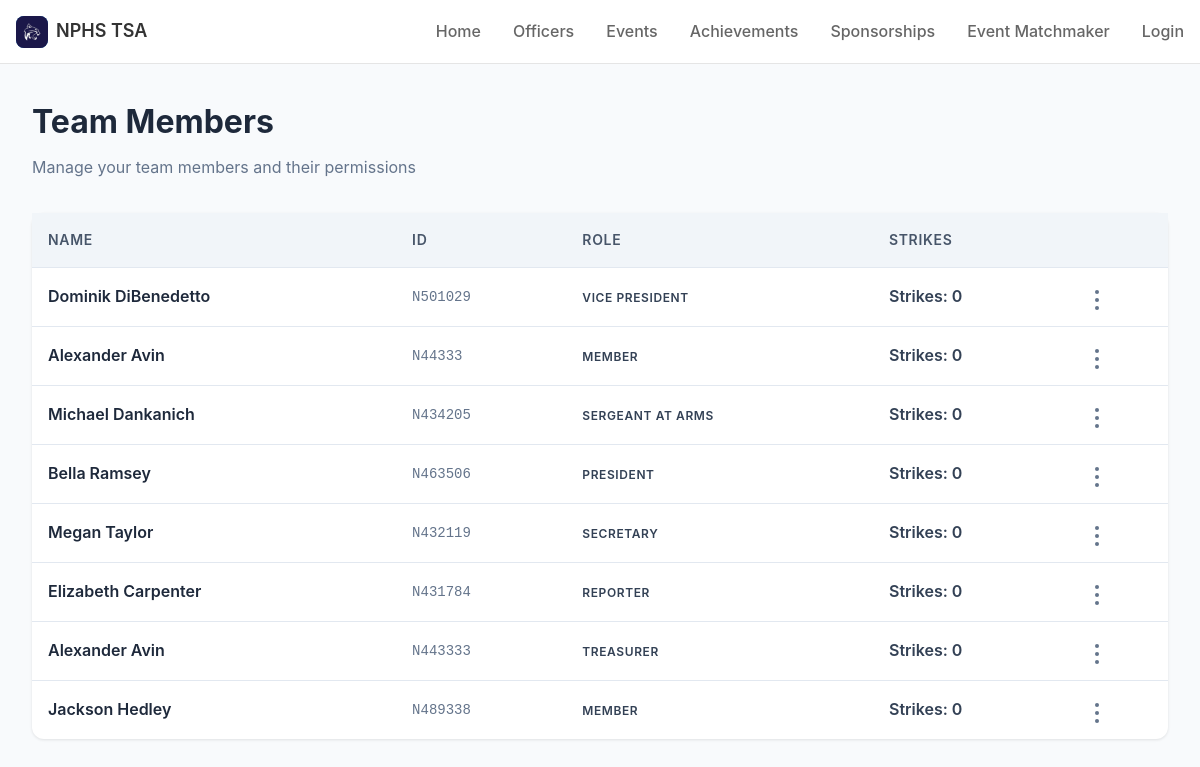
The page /members/ on the database its author committed.
### authentication/models.py (models this page shows)
class Member(AbstractUser):
    name = models.CharField(max_length=100)
    username = models.CharField(max_length=7, unique=True) # nNumber
    role = models.CharField(max_length=20, default="Member")
    strikes = models.IntegerField(default=0)
    email = models.EmailField(unique=True)
    def __str__(self):
        return self.username

### members/views.py (the view)
# urls.py: path("", views.members_view, name="members"),
def members_view(request):
    members = Member.objects.all()
    print(members)
    for member in members:
        print(member.first_name)
        print(member.last_name)
        print(member.name)
    return render(request, "members.html", {"members": members})

### coresite/templatetags/mycomponents.py (called while the page is built)
@register.inclusion_tag('components/navbar.html', takes_context=True)
def navbar(context, active_navbar_link, active_sidebar_link):
    user = context['request'].user
    return {
        'user': user,
        'is_authenticated': user.is_authenticated,
        'active_navbar_link': active_navbar_link,
        'active_sidebar_link': active_sidebar_link
    }

### members/templates/members.html (shortened to what this page needs)
<!DOCTYPE html>
<html lang="en">
    <head>
        {% load static %}
        <link rel="stylesheet" href="{% static 'css/styles.css' %}" />
        <link rel="stylesheet" href="{% static 'css/members.css' %}" />
    </head>
    <body>
        {% load mycomponents %}
        {% navbar "none" "Members" %}
        <div class="container">
            <div class="header">
                <h1>Team Members</h1>
                <p>Manage your team members and their permissions</p>
            </div>
            <div class="members-table">
                <table>
                    <thead>
                        <tr>
                            <th>Name</th>
                            <th>ID</th>
                            <th>Role</th>
                            <th>Strikes</th>
                            <th></th>
                        </tr>
                    </thead>
                    <tbody id="membersTableBody">
                        {% for member in members %}
                        <tr>
                            <td class="member-name">{{ member.name }}</td>
                            <td class="member-id">{{ member.username }}</td>
                            <td>
                                <span class="role-badge role-${member.role}">{{ member.role }}</span>
                            </td>
                            <td>
                                <span class="strikes ${getStrikesClass(member.strikes)}">Strikes: 0</span>
                            </td>
                            <td>
                                <div class="menu-container">
                                    <button
                                        class="menu-button"
                                        onclick="toggleMenu({{ forloop.counter }})"
                                    >
                                        <span class="menu-dots"></span>
                                    </button>
                                </div>
                            </td>
                        </tr>
                        {% endfor %}
                    </tbody>
                </table>
            </div>
        </div>
    </body>
</html>

### static/css/styles.css (style rules this page uses)
:root { --tsa-navy-blue: #005DAB; --tsa-dark-navy-blue: #012D53; --tsa-dark-red: #893B47; --tsa-red: #DB2B1E; --background: #ffffff; --foreground: #012D53; --card: #ffffff; --card-foreground: #0f172a; --primary: #012D53; --primary-foreground: #ffffff; --secondary: #f1f5f9; --secondary-foreground: #0f172a; --muted: #f1f5f9; --muted-foreground: #45638d; --accent: #f1f5f9; --accent-foreground: #0f172a; --destructive: #ef4444; --destructive-foreground: #ffffff; --border: #2d4b6563; --input: #e2e8f0; --ring: var(); --ring: var(--tsa-navy-blue); --shadow-sm: 0 1px 2px 0 rgba(0, 0, 0, 0.05); --shadow: 0 1px 3px 0 rgba(0, 0, 0, 0.1), 0 1px 2px 0 rgba(0, 0, 0, 0.06); --shadow-md: 0 4px 6px -1px rgba(0, 0, 0, 0.1), 0 2px 4px -1px rgba(0, 0, 0, 0.06); --shadow-lg: 0 10px 15px -3px rgba(0, 0, 0, 0.1), 0 4px 6px -2px rgba(0, 0, 0, 0.05); --radius: 8px; }
* { margin: 0; padding: 0; box-sizing: border-box; }
body { font-family: "Inter", -apple-system, BlinkMacSystemFont, "Segoe UI", Roboto, Oxygen, Ubuntu, Cantarell, "Open Sans", "Helvetica Neue", sans-serif; color: var(--foreground); background: #eee; min-height: 100vh; max-height: fit-content; line-height: 1.5; }
.container { margin: 64px auto 0; }

### static/css/members.css (style rules this page uses)
* { margin: 0; padding: 0; box-sizing: border-box; }
body { font-family: -apple-system, BlinkMacSystemFont, 'Segoe UI', Roboto, sans-serif; background-color: #f8fafc; color: #334155; line-height: 1.6; }
.container { max-width: 1200px; padding: 2rem; }
.header { margin-bottom: 2rem; }
.header h1 { font-size: 2rem; font-weight: 700; color: #1e293b; margin-bottom: 0.5rem; }
.header p { color: #64748b; }
.members-table { background: white; border-radius: 12px; box-shadow: 0 1px 3px rgba(0, 0, 0, 0.1); margin-top: 20px; }
table { width: 100%; border-collapse: collapse; }
thead { background-color: #f1f5f9; }
th { padding: 1rem; text-align: left; font-weight: 600; color: #475569; font-size: 0.875rem; text-transform: uppercase; letter-spacing: 0.05em; }
td { padding: 1rem; border-top: 1px solid #e2e8f0; }
.member-name { font-weight: 600; color: #1e293b; }
.member-id { font-family: 'Monaco', 'Menlo', monospace; font-size: 0.875rem; color: #64748b; }
.role-badge { display: inline-block; border-radius: 9999px; font-size: 0.75rem; font-weight: 600; text-transform: uppercase; letter-spacing: 0.05em; }
.strikes { font-weight: 600; }
.menu-container { position: relative; display: inline-block; }
.menu-button { background: none; border: none; cursor: pointer; padding: 0.5rem; border-radius: 6px; transition: background-color 0.2s; display: flex; align-items: center; justify-content: center; }
.menu-dots { width: 4px; height: 4px; background-color: #64748b; border-radius: 50%; position: relative; }
.menu-dots::before, .menu-dots::after { content: ''; width: 4px; height: 4px; background-color: #64748b; border-radius: 50%; position: absolute; left: 0; }
.menu-dots::before { top: -8px; }
.menu-dots::after { top: 8px; }

### rows shown on the page
Member: name "Dominik DiBenedetto", username "N501029", role "VICE PRESIDENT"
Member: name "Alexander Avin", username "N44333", role "MEMBER"
Member: name "Michael Dankanich", username "N434205", role "SERGEANT AT ARMS"
Member: name "Bella Ramsey", username "N463506", role "PRESIDENT"
Member: name "Megan Taylor", username "N432119", role "SECRETARY"
Member: name "Elizabeth Carpenter", username "N431784", role "REPORTER"
Member: name "Alexander Avin", username "N443333", role "TREASURER"
Member: name "Jackson Hedley", username "N489338", role "MEMBER"
